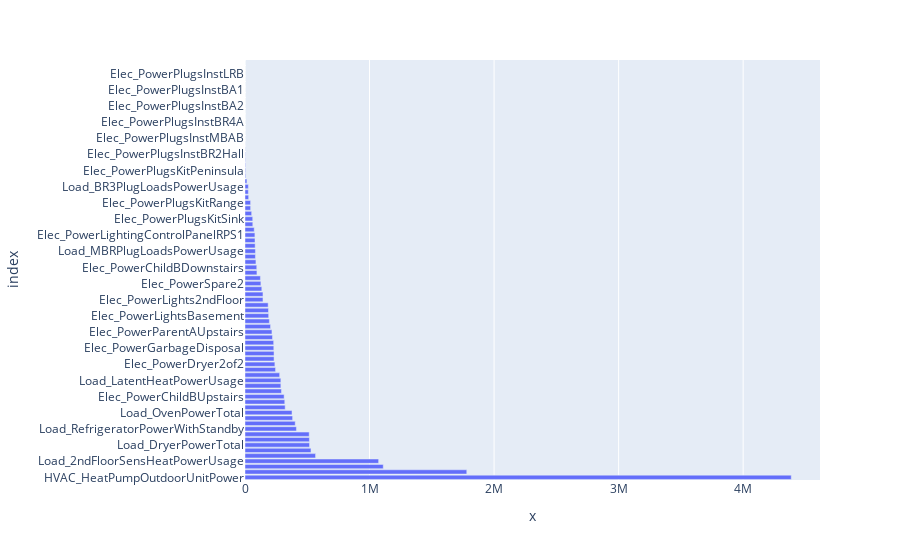

The cell this chart's notebook holds for it:
### Code cell
fig = px.bar(appliance_instant_energy_consumed1, x=appliance_instant_energy_consumed1)
fig.show()

### Figure 1 — Plotly figure (JSON) as saved in the notebook; plotly's stock layout.template omitted (floating-point values rounded to 4 significant figures)
{"data": [{"alignmentgroup": "True", "hovertemplate": "x=%{x}<br>index=%{y}<extra></extra>", "legendgroup": "", "marker": {"color": "#636efa", "pattern": {"shape": ""}}, "name": "", "offsetgroup": "", "orientation": "h", "showlegend": false, "textposition": "auto", "x": [4386000.0, 1781000.0, 1110000.0, 1073000.0, 566600.0, 529800.0, 518200.0, 517100.0, 515400.0, 413000.0, 403200.0, 382300.0, 377700.0, 322500.0, 319300.0, 314200.0, 292700.0, 288000.0, 287900.0, 278300.0, 245300.0, 239900.0, 233200.0, 233200.0, 231200.0, 230200.0, 220600.0, 216400.0, 205100.0, 195700.0, 190100.0, 188600.0, 186000.0, 144300.0, 144300.0, 135000.0, 127600.0, 123600.0, 95910.0, 94390.0, 87870.0, 83740.0, 83740.0, 81500.0, 80570.0, 79490.0, 74020.0, 62660.0, 61970.0, 53470.0, 45100.0, 44850.0, 29280.0, 26840.0, 26840.0, 15320.0, 5182.0, 4391.0, 3788.0, 2446.0, 2042.0, 1212.0, 485.3, 176.6, 118.9, 116.1, 62.5, 16.15, 6.281, 4.057, 0.735, 0.0, 0.0, 0.0, 0.0, 0.0, 0.0, 0.0], "xaxis": "x", "y": ["HVAC_HeatPumpOutdoorUnitPower", "HVAC_HeatPumpIndoorUnitPower", "DHW_HeatPumpWaterHeaterPowerTotal", "Load_2ndFloorSensHeatPowerUsage", "Load_1stFloorSensHeatPowerUsage", "Elec_PowerHeatPumpWH2of2", "Load_DryerPowerTotal", "Elec_PowerHRV", "Load_BasementPlugLoadsPowerUsage", "Load_RefrigeratorPowerWithStandby", "Elec_PowerPlugs2ndFloor", "Elec_PowerRefrigerator", "Load_OvenPowerTotal", "Elec_PowerChildAUpstairs", "DHW_SHWPumpsPowerWithStandby", "Elec_PowerChildBUpstairs", "Load_1stFloorLightsPowerUsage", "Elec_PowerPlugsInstKitD", "Load_LatentHeatPowerUsage", "Elec_PowerDryer1of2", "Load_LRPlugLoadsPowerUsage", "Elec_PowerDryer2of2", "Elec_PowerPlugsBR2", "Load_BR2PlugLoadsPowerUsage", "Elec_PowerGarbageDisposal", "Load_BR4PlugLoadsPowerUsage", "Elec_PowerParentBUpstairs", "Elec_PowerParentAUpstairs", "Elec_PowerLights1stFloorB", "Elec_PowerParentBDownstairs", "Elec_PowerLightsBasement", "Elec_PowerParentADownstairs", "Load_KPlugLoadsPowerUsage", "Elec_PowerLights2ndFloor", "Load_2ndFloorLightsPowerUsage", "Load_MicrowavePowerWithStandby", "Elec_PowerSpare2", "Elec_PowerMicrowave", "Elec_PowerDishwasher", "Elec_PowerChildBDownstairs", "Elec_PowerChildADownstairs", "Elec_PowerPlugsMBR", "Load_MBRPlugLoadsPowerUsage", "Elec_PowerPlugsHVACInstrumentation", "Elec_PowerLights1stFloorA", "Elec_PowerLightingControlPanelRPS1", "Load_ClothesWasherPowerWithStandby", "Elec_PowerPlugsMBAWest", "Elec_PowerPlugsKitSink", "Elec_PowerLightingControlPanelRPS2", "Elec_PowerPlugsMBAEast", "Elec_PowerPlugsKitRange", "Elec_PowerPlugsInstDRA", "Elec_PowerPlugsBR3", "Load_BR3PlugLoadsPowerUsage", "Elec_PowerPlugsGSHPInstrumentation", "Elec_PowerPlugsInstBR3", "Elec_PowerPlugsKitPeninsula", "Elec_PowerMakeUpAirDamper", "Elec_PowerPlugsInstKitA", "Elec_PowerPlugsInstBR2Hall", "Elec_PowerPlugsDRB", "Elec_PowerLightsAttic", "Elec_PowerPlugsInstMBAB", "Elec_PowerPlugsInstLRA", "Elec_PowerPlugsBA2North", "Elec_PowerPlugsInstBR4A", "Elec_PowerPlugsAttic", "Elec_PowerPlugsInstMudroomA", "Elec_PowerPlugsInstBA2", "Elec_PowerPlugsInstBR4B", "Elec_PowerHeatPumpWH1of2", "Elec_PowerPlugsInstBA1", "Elec_PowerPlugsInstHall", "Elec_PowerPlugsBA2South", "Elec_PowerPlugsInstLRB", "Elec_PowerPlugsInstMudroomB", "HVAC_DehumidifierPower"], "yaxis": "y", "type": "bar"}], "layout": {"xaxis": {"anchor": "y", "domain": [0.0, 1.0], "title": {"text": "x"}}, "yaxis": {"anchor": "x", "domain": [0.0, 1.0], "title": {"text": "index"}}, "legend": {"tracegroupgap": 0}, "margin": {"t": 60}, "barmode": "relative"}}
